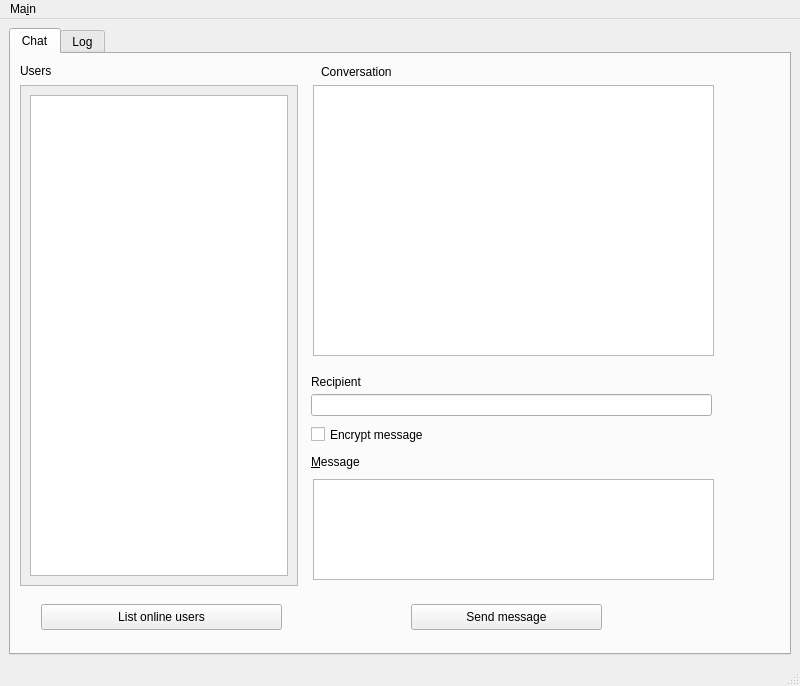
<?xml version="1.0" encoding="UTF-8"?>
<ui version="4.0">
 <class>main</class>
 <widget class="QMainWindow" name="main">
  <property name="geometry">
   <rect>
    <x>0</x>
    <y>0</y>
    <width>800</width>
    <height>686</height>
   </rect>
  </property>
  <property name="sizePolicy">
   <sizepolicy hsizetype="Fixed" vsizetype="Fixed">
    <horstretch>0</horstretch>
    <verstretch>0</verstretch>
   </sizepolicy>
  </property>
  <property name="windowTitle">
   <string>Distributed chat</string>
  </property>
  <property name="styleSheet">
   <string notr="true"/>
  </property>
  <widget class="QWidget" name="centralwidget">
   <layout class="QGridLayout" name="gridLayout_2">
    <item row="0" column="0">
     <widget class="QTabWidget" name="tabWidget">
      <property name="styleSheet">
       <string notr="true"/>
      </property>
      <property name="currentIndex">
       <number>0</number>
      </property>
      <widget class="QWidget" name="tab_chat">
       <attribute name="title">
        <string>Chat</string>
       </attribute>
       <widget class="QLabel" name="label">
        <property name="geometry">
         <rect>
          <x>300</x>
          <y>320</y>
          <width>105</width>
          <height>16</height>
         </rect>
        </property>
        <property name="text">
         <string>Recipient</string>
        </property>
        <property name="buddy">
         <cstring>node_id</cstring>
        </property>
       </widget>
       <widget class="QLabel" name="label_2">
        <property name="geometry">
         <rect>
          <x>300</x>
          <y>400</y>
          <width>55</width>
          <height>16</height>
         </rect>
        </property>
        <property name="text">
         <string>&amp;Message</string>
        </property>
        <property name="buddy">
         <cstring>message</cstring>
        </property>
       </widget>
       <widget class="QLabel" name="label_4">
        <property name="geometry">
         <rect>
          <x>9</x>
          <y>9</y>
          <width>36</width>
          <height>16</height>
         </rect>
        </property>
        <property name="text">
         <string>Users</string>
        </property>
       </widget>
       <widget class="QLineEdit" name="node_id">
        <property name="geometry">
         <rect>
          <x>300</x>
          <y>340</y>
          <width>401</width>
          <height>22</height>
         </rect>
        </property>
       </widget>
       <widget class="QPlainTextEdit" name="recv_messages">
        <property name="enabled">
         <bool>true</bool>
        </property>
        <property name="geometry">
         <rect>
          <x>302</x>
          <y>31</y>
          <width>401</width>
          <height>271</height>
         </rect>
        </property>
        <property name="sizePolicy">
         <sizepolicy hsizetype="Expanding" vsizetype="Expanding">
          <horstretch>0</horstretch>
          <verstretch>0</verstretch>
         </sizepolicy>
        </property>
        <property name="readOnly">
         <bool>true</bool>
        </property>
       </widget>
       <widget class="QLabel" name="label_3">
        <property name="geometry">
         <rect>
          <x>310</x>
          <y>10</y>
          <width>121</width>
          <height>16</height>
         </rect>
        </property>
        <property name="text">
         <string>Conversation</string>
        </property>
        <property name="buddy">
         <cstring>recv_messages</cstring>
        </property>
       </widget>
       <widget class="QPlainTextEdit" name="message">
        <property name="geometry">
         <rect>
          <x>302</x>
          <y>425</y>
          <width>401</width>
          <height>101</height>
         </rect>
        </property>
        <property name="sizePolicy">
         <sizepolicy hsizetype="Expanding" vsizetype="Fixed">
          <horstretch>0</horstretch>
          <verstretch>0</verstretch>
         </sizepolicy>
        </property>
       </widget>
       <widget class="QPushButton" name="button_send">
        <property name="geometry">
         <rect>
          <x>400</x>
          <y>550</y>
          <width>191</width>
          <height>26</height>
         </rect>
        </property>
        <property name="sizePolicy">
         <sizepolicy hsizetype="Minimum" vsizetype="Minimum">
          <horstretch>0</horstretch>
          <verstretch>0</verstretch>
         </sizepolicy>
        </property>
        <property name="text">
         <string>Send message</string>
        </property>
        <property name="iconSize">
         <size>
          <width>16</width>
          <height>16</height>
         </size>
        </property>
        <property name="autoDefault">
         <bool>false</bool>
        </property>
        <property name="default">
         <bool>false</bool>
        </property>
        <property name="flat">
         <bool>false</bool>
        </property>
       </widget>
       <widget class="QCheckBox" name="chck_encrypt">
        <property name="geometry">
         <rect>
          <x>300</x>
          <y>370</y>
          <width>129</width>
          <height>21</height>
         </rect>
        </property>
        <property name="text">
         <string>Encrypt message</string>
        </property>
       </widget>
       <widget class="QScrollArea" name="scrollArea">
        <property name="geometry">
         <rect>
          <x>9</x>
          <y>31</y>
          <width>278</width>
          <height>501</height>
         </rect>
        </property>
        <property name="sizePolicy">
         <sizepolicy hsizetype="Expanding" vsizetype="Expanding">
          <horstretch>0</horstretch>
          <verstretch>0</verstretch>
         </sizepolicy>
        </property>
        <property name="widgetResizable">
         <bool>true</bool>
        </property>
        <widget class="QWidget" name="scrollAreaWidgetContents">
         <property name="geometry">
          <rect>
           <x>0</x>
           <y>0</y>
           <width>274</width>
           <height>497</height>
          </rect>
         </property>
         <layout class="QGridLayout" name="gridLayout">
          <item row="0" column="1">
           <widget class="QListWidget" name="users">
            <property name="sizePolicy">
             <sizepolicy hsizetype="Expanding" vsizetype="Expanding">
              <horstretch>0</horstretch>
              <verstretch>0</verstretch>
             </sizepolicy>
            </property>
            <property name="selectionMode">
             <enum>QAbstractItemView::SingleSelection</enum>
            </property>
           </widget>
          </item>
         </layout>
        </widget>
       </widget>
       <widget class="QPushButton" name="btn_scan">
        <property name="geometry">
         <rect>
          <x>30</x>
          <y>550</y>
          <width>241</width>
          <height>26</height>
         </rect>
        </property>
        <property name="sizePolicy">
         <sizepolicy hsizetype="Minimum" vsizetype="Fixed">
          <horstretch>0</horstretch>
          <verstretch>0</verstretch>
         </sizepolicy>
        </property>
        <property name="autoFillBackground">
         <bool>false</bool>
        </property>
        <property name="text">
         <string>List online users</string>
        </property>
        <property name="autoRepeat">
         <bool>false</bool>
        </property>
       </widget>
      </widget>
      <widget class="QWidget" name="tab_log">
       <attribute name="title">
        <string>Log</string>
       </attribute>
       <layout class="QVBoxLayout" name="verticalLayout_3">
        <item>
         <widget class="QScrollArea" name="scrollArea_2">
          <property name="widgetResizable">
           <bool>true</bool>
          </property>
          <widget class="QWidget" name="scrollAreaWidgetContents_2">
           <property name="geometry">
            <rect>
             <x>0</x>
             <y>0</y>
             <width>760</width>
             <height>581</height>
            </rect>
           </property>
           <layout class="QVBoxLayout" name="verticalLayout_4">
            <item>
             <widget class="QPlainTextEdit" name="logs"/>
            </item>
           </layout>
          </widget>
         </widget>
        </item>
       </layout>
      </widget>
     </widget>
    </item>
   </layout>
  </widget>
  <widget class="QMenuBar" name="menubar">
   <property name="geometry">
    <rect>
     <x>0</x>
     <y>0</y>
     <width>800</width>
     <height>21</height>
    </rect>
   </property>
   <widget class="QMenu" name="menuStart">
    <property name="title">
     <string>Ma&amp;in</string>
    </property>
    <addaction name="actionQuit"/>
   </widget>
   <addaction name="menuStart"/>
  </widget>
  <widget class="QStatusBar" name="statusbar"/>
  <action name="actionQuit">
   <property name="text">
    <string>&amp;Quit</string>
   </property>
  </action>
 </widget>
 <tabstops>
  <tabstop>scrollArea</tabstop>
  <tabstop>scrollArea_2</tabstop>
  <tabstop>logs</tabstop>
 </tabstops>
 <resources/>
 <connections>
  <connection>
   <sender>actionQuit</sender>
   <signal>triggered()</signal>
   <receiver>main</receiver>
   <slot>close()</slot>
   <hints>
    <hint type="sourcelabel">
     <x>-1</x>
     <y>-1</y>
    </hint>
    <hint type="destinationlabel">
     <x>399</x>
     <y>299</y>
    </hint>
   </hints>
  </connection>
 </connections>
</ui>
